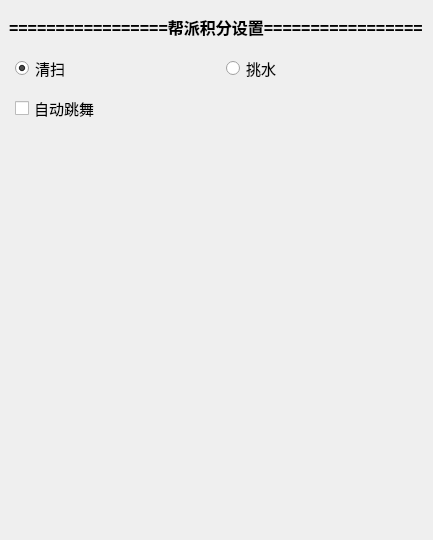
                     <widget class="QWidget" name="widget_37" native="true">
                      <property name="minimumSize">
                       <size>
                        <width>0</width>
                        <height>540</height>
                       </size>
                      </property>
                      <property name="maximumSize">
                       <size>
                        <width>16777215</width>
                        <height>540</height>
                       </size>
                      </property>
                      <layout class="QVBoxLayout" name="verticalLayout_14">
                       <property name="spacing">
                        <number>10</number>
                       </property>
                       <property name="leftMargin">
                        <number>0</number>
                       </property>
                       <property name="topMargin">
                        <number>10</number>
                       </property>
                       <property name="rightMargin">
                        <number>0</number>
                       </property>
                       <property name="bottomMargin">
                        <number>0</number>
                       </property>
                       <item>
                        <widget class="QLabel" name="label_75">
                         <property name="styleSheet">
                          <string notr="true">    QLabel {
        color: black;
        background-color: rgba(255, 255, 255, 0);
        border: none;
        font-size: 16px;
        font-weight: bold;
        padding: 5px;
        qproperty-alignment: AlignCenter;
    }</string>
                         </property>
                         <property name="text">
                          <string>=================帮派积分设置=================</string>
                         </property>
                        </widget>
                       </item>
                       <item>
                        <widget class="QWidget" name="widget_47" native="true">
                         <property name="minimumSize">
                          <size>
                           <width>0</width>
                           <height>30</height>
                          </size>
                         </property>
                         <layout class="QHBoxLayout" name="horizontalLayout_36">
                          <property name="spacing">
                           <number>11</number>
                          </property>
                          <property name="leftMargin">
                           <number>15</number>
                          </property>
                          <property name="topMargin">
                           <number>0</number>
                          </property>
                          <property name="rightMargin">
                           <number>7</number>
                          </property>
                          <property name="bottomMargin">
                           <number>0</number>
                          </property>
                          <item>
                           <widget class="QRadioButton" name="radioButton_13">
                            <property name="font">
                             <font>
                              <pointsize>11</pointsize>
                             </font>
                            </property>
                            <property name="text">
                             <string>清扫</string>
                            </property>
                            <property name="checked">
                             <bool>true</bool>
                            </property>
                           </widget>
                          </item>
                          <item>
                           <spacer name="horizontalSpacer_28">
                            <property name="orientation">
                             <enum>Qt::Horizontal</enum>
                            </property>
                            <property name="sizeHint" stdset="0">
                             <size>
                              <width>40</width>
                              <height>20</height>
                             </size>
                            </property>
                           </spacer>
                          </item>
                          <item>
                           <widget class="QRadioButton" name="radioButton_14">
                            <property name="font">
                             <font>
                              <pointsize>11</pointsize>
                             </font>
                            </property>
                            <property name="text">
                             <string>挑水</string>
                            </property>
                           </widget>
                          </item>
                          <item>
                           <spacer name="horizontalSpacer_27">
                            <property name="orientation">
                             <enum>Qt::Horizontal</enum>
                            </property>
                            <property name="sizeHint" stdset="0">
                             <size>
                              <width>40</width>
                              <height>20</height>
                             </size>
                            </property>
                           </spacer>
                          </item>
                         </layout>
                        </widget>
                       </item>
                       <item>
                        <widget class="QWidget" name="widget_48" native="true">
                         <property name="minimumSize">
                          <size>
                           <width>0</width>
                           <height>30</height>
                          </size>
                         </property>
                         <layout class="QHBoxLayout" name="horizontalLayout_37">
                          <property name="spacing">
                           <number>11</number>
                          </property>
                          <property name="leftMargin">
                           <number>15</number>
                          </property>
                          <property name="topMargin">
                           <number>0</number>
                          </property>
                          <property name="rightMargin">
                           <number>7</number>
                          </property>
                          <property name="bottomMargin">
                           <number>0</number>
                          </property>
                          <item>
                           <widget class="QCheckBox" name="checkBox_23">
                            <property name="font">
                             <font>
                              <pointsize>11</pointsize>
                             </font>
                            </property>
                            <property name="text">
                             <string>自动跳舞</string>
                            </property>
                           </widget>
                          </item>
                          <item>
                           <spacer name="horizontalSpacer_30">
                            <property name="orientation">
                             <enum>Qt::Horizontal</enum>
                            </property>
                            <property name="sizeHint" stdset="0">
                             <size>
                              <width>40</width>
                              <height>20</height>
                             </size>
                            </property>
                           </spacer>
                          </item>
                         </layout>
                        </widget>
                       </item>
                       <item>
                        <spacer name="verticalSpacer_9">
                         <property name="orientation">
                          <enum>Qt::Vertical</enum>
                         </property>
                         <property name="sizeHint" stdset="0">
                          <size>
                           <width>20</width>
                           <height>40</height>
                          </size>
                         </property>
                        </spacer>
                       </item>
                      </layout>
                     </widget>
